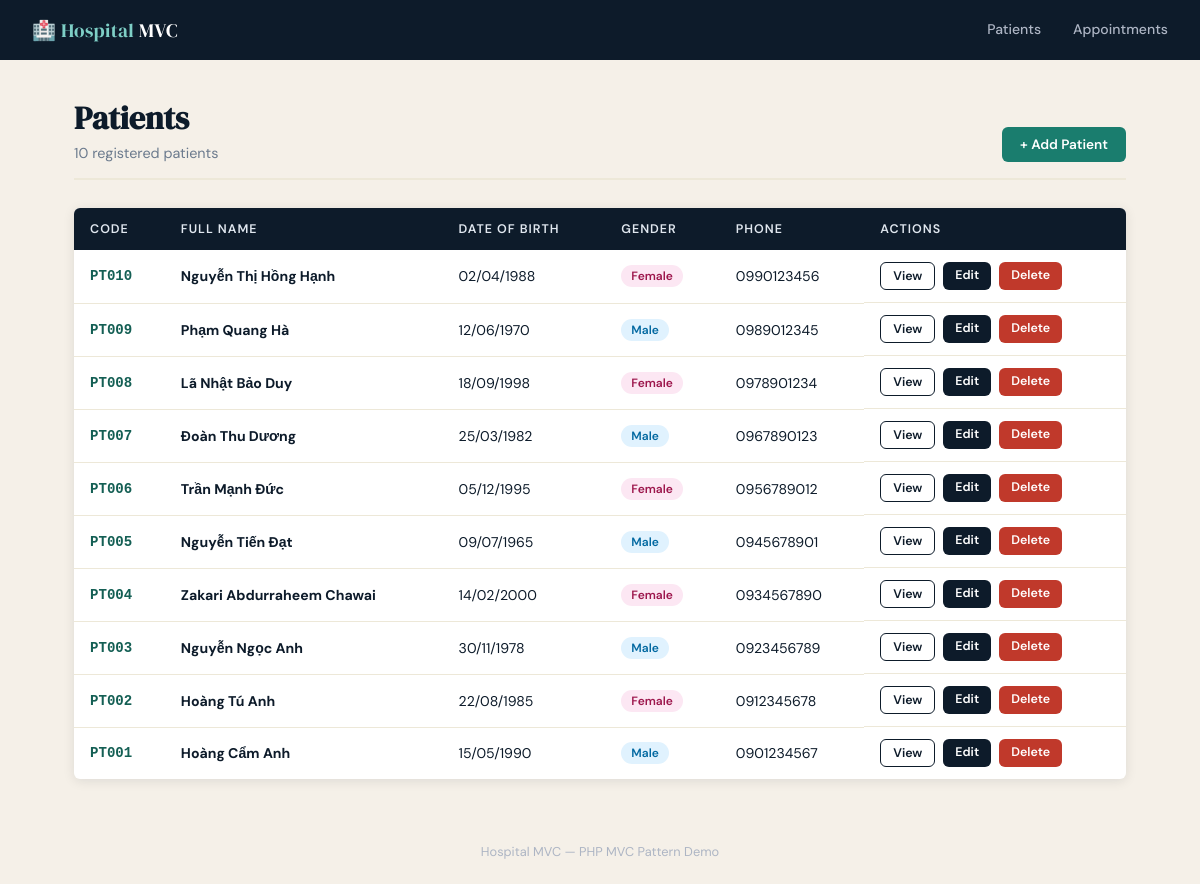
The page / on the database its author committed.
### tables this page shows
CREATE TABLE IF NOT EXISTS patients (
    id INT AUTO_INCREMENT PRIMARY KEY,
    patient_code VARCHAR(20) NOT NULL UNIQUE,
    full_name VARCHAR(100) NOT NULL,
    date_of_birth DATE,
    gender ENUM('Male', 'Female', 'Other') DEFAULT 'Other',
    phone VARCHAR(20),
    address VARCHAR(200),
    created_at TIMESTAMP DEFAULT CURRENT_TIMESTAMP
);

### PatientController.php (called while the page is built, shortened)
<?php
require_once __DIR__ . '/../models/PatientModel.php';
class PatientController {
    private PatientModel $model;
    public function __construct() {
        $this->model = new PatientModel();
    }
    public function index(): void {
        $patients = $this->model->getAll();
        require __DIR__ . '/../views/patients/index.php';
    }
}

### index.php (called while the page is built, shortened)
<?php
$action        = $_GET['action']     ?? 'index';
$controller = new $controllerClass();
$controller->$action();

### database.php (called while the page is built)
<?php
function getConnection(): PDO {
    $host   = 'localhost';
    $dbname = 'hospital_db';
    $user   = 'root';
    $pass   = '';
    try {
        $pdo = new PDO("mysql:host=$host;dbname=$dbname;charset=utf8mb4", $user, $pass);
        $pdo->setAttribute(PDO::ATTR_ERRMODE, PDO::ERRMODE_EXCEPTION);
        $pdo->setAttribute(PDO::ATTR_DEFAULT_FETCH_MODE, PDO::FETCH_ASSOC);
        return $pdo;
    } catch (PDOException $e) {
        die("Database connection failed: " . $e->getMessage());
    }
}

### PatientModel.php (called while the page is built, shortened)
<?php
require_once __DIR__ . '/../config/database.php';
class PatientModel {
    private PDO $pdo;
    public function __construct() {
        $this->pdo = getConnection();
    }
    public function getAll(): array {
        $stmt = $this->pdo->query("SELECT * FROM patients ORDER BY id DESC");
        return $stmt->fetchAll();
    }
}

### mnt/user-data/outputs/hospital_mvc/views/patients/index.php (the view, shortened to what this page needs)
<?php require __DIR__ . '/../partials/header.php'; ?>
<div class="page-header">
    <div>
        <h1>Patients</h1>
        <p><?= count($patients) ?> registered patients</p>
    </div>
    <a href="index.php?controller=patient&action=create" class="btn btn-teal">+ Add Patient</a>
</div>
<div class="card">
    <table>
        <thead>
            <tr>
                <th>Code</th>
                <th>Full Name</th>
                <th>Date of Birth</th>
                <th>Gender</th>
                <th>Phone</th>
                <th>Actions</th>
            </tr>
        </thead>
        <tbody>
            <?php if (count($patients) > 0): ?>
                <?php foreach ($patients as $p): ?>
                <tr>
                    <td class="td-code"><?= htmlspecialchars($p['patient_code']) ?></td>
                    <td><strong><?= htmlspecialchars($p['full_name']) ?></strong></td>
                    <td><?= $p['date_of_birth'] ? date('d/m/Y', strtotime($p['date_of_birth'])) : '—' ?></td>
                    <td>
                        <?php $g = strtolower($p['gender']); ?>
                        <span class="badge badge-<?= $g ?>"><?= htmlspecialchars($p['gender']) ?></span>
                    </td>
                    <td><?= htmlspecialchars($p['phone']) ?></td>
                    <td class="td-actions">
                        <a href="index.php?controller=patient&action=show&id=<?= $p['id'] ?>" class="btn btn-sm btn-outline">View</a>
                        <a href="index.php?controller=patient&action=edit&id=<?= $p['id'] ?>" class="btn btn-sm btn-ink">Edit</a>
                        <a href="index.php?controller=patient&action=delete&id=<?= $p['id'] ?>" class="btn btn-sm btn-red"
                           onclick="return confirm('Delete this patient and all their appointments?')">Delete</a>
                    </td>
                </tr>
                <?php endforeach; ?>
            <?php endif; ?>
        </tbody>
    </table>
</div>
<?php require __DIR__ . '/../partials/footer.php'; ?>

### header.php (shortened to what this page needs)
<!DOCTYPE html>
<html lang="en">
<head>
</head>
<body>
<nav>
    <a href="index.php" class="nav-brand">🏥 <span>Hospital</span> MVC</a>
    <a href="index.php?controller=patient&action=index" class="nav-link <?= (($_GET['controller'] ?? '') === 'patient') ? 'active' : '' ?>">Patients</a>
    <a href="index.php?controller=appointment&action=index" class="nav-link <?= (($_GET['controller'] ?? '') === 'appointment') ? 'active' : '' ?>">Appointments</a>
</nav>
<div class="container">

### footer.php
</div>
<footer style="text-align:center;padding:24px;color:#adb5c4;font-size:0.8rem;margin-top:40px;">
    Hospital MVC &mdash; PHP MVC Pattern Demo
</footer>
</body>
</html>

### header.php (style rules this page uses)
:root { --ink: #0d1b2a; --paper: #f5f0e8; --cream: #ede8d8; --teal: #1a7d6e; --teal2: #145f54; --red: #c0392b; --gold: #b8860b; --muted: #6b7a8d; --white: #ffffff; --radius: 6px; --shadow: 0 2px 12px rgba(13,27,42,0.10); }
*, *::before, *::after { box-sizing: border-box; margin: 0; padding: 0; }
body { font-family: 'DM Sans', sans-serif; background-color: var(--paper); color: var(--ink); min-height: 100vh; }
nav { background: var(--ink); padding: 0 32px; display: flex; align-items: center; gap: 32px; height: 60px; }
.nav-brand { font-family: 'DM Serif Display', serif; font-size: 1.2rem; color: var(--white); text-decoration: none; letter-spacing: 0.02em; flex: 1; }
.nav-brand span { color: #7ecfc6; }
nav a.nav-link { color: #adb5c4; text-decoration: none; font-size: 0.875rem; font-weight: 500; padding: 4px 0; border-bottom: 2px solid transparent; transition: color .2s, border-color .2s; }
.container { max-width: 1100px; margin: 36px auto; padding: 0 24px; }
.page-header { display: flex; justify-content: space-between; align-items: flex-end; margin-bottom: 28px; border-bottom: 2px solid var(--cream); padding-bottom: 16px; }
.page-header h1 { font-family: 'DM Serif Display', serif; font-size: 2rem; color: var(--ink); }
.page-header p { color: var(--muted); font-size: 0.9rem; margin-top: 4px; }
.btn { display: inline-block; padding: 9px 18px; border-radius: var(--radius); font-size: 0.85rem; font-weight: 600; text-decoration: none; border: none; cursor: pointer; transition: filter .15s, transform .1s; }
.btn-teal { background: var(--teal); color: #fff; }
.btn-ink { background: var(--ink); color: #fff; }
.btn-red { background: var(--red); color: #fff; }
.btn-outline { background: transparent; color: var(--ink); border: 1.5px solid var(--ink); }
.btn-sm { padding: 5px 12px; font-size: 0.78rem; }
.card { background: var(--white); border-radius: var(--radius); box-shadow: var(--shadow); overflow: hidden; }
table { width: 100%; border-collapse: collapse; }
thead th { background: var(--ink); color: #e0e7ef; padding: 13px 16px; text-align: left; font-size: 0.78rem; letter-spacing: 0.08em; text-transform: uppercase; font-weight: 600; }
tbody td { padding: 12px 16px; border-bottom: 1px solid var(--cream); font-size: 0.88rem; vertical-align: middle; }
tbody tr:last-child td { border-bottom: none; }
.td-code { font-family: monospace; font-weight: 700; color: var(--teal2); }
.td-actions { display: flex; gap: 8px; }
.badge { display: inline-block; padding: 3px 10px; border-radius: 20px; font-size: 0.75rem; font-weight: 600; }
.badge-male { background: #e0f2fe; color: #0369a1; }
.badge-female { background: #fce7f3; color: #9d174d; }

### rows shown on the page
patients: patient_code "PT010", full_name "Nguyễn Thị Hồng Hạnh", date_of_birth "02/04/1988", gender "Female", phone "0990123456"
patients: patient_code "PT009", full_name "Phạm Quang Hà", date_of_birth "12/06/1970", gender "Male", phone "0989012345"
patients: patient_code "PT008", full_name "Lã Nhật Bảo Duy", date_of_birth "18/09/1998", gender "Female", phone "0978901234"
patients: patient_code "PT007", full_name "Đoàn Thu Dương", date_of_birth "25/03/1982", gender "Male", phone "0967890123"
patients: patient_code "PT006", full_name "Trần Mạnh Đức", date_of_birth "05/12/1995", gender "Female", phone "0956789012"
patients: patient_code "PT005", full_name "Nguyễn Tiến Đạt", date_of_birth "09/07/1965", gender "Male", phone "0945678901"
patients: patient_code "PT004", full_name "Zakari Abdurraheem Chawai", date_of_birth "14/02/2000", gender "Female", phone "0934567890"
patients: patient_code "PT003", full_name "Nguyễn Ngọc Anh", date_of_birth "30/11/1978", gender "Male", phone "0923456789"
patients: patient_code "PT002", full_name "Hoàng Tú Anh", date_of_birth "22/08/1985", gender "Female", phone "0912345678"
patients: patient_code "PT001", full_name "Hoàng Cẩm Anh", date_of_birth "15/05/1990", gender "Male", phone "0901234567"

### other values the page prints
count($patients) "10"
